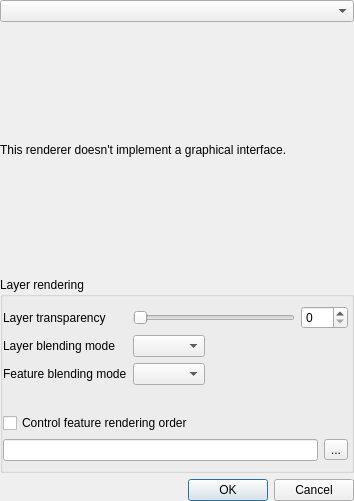
<?xml version="1.0" encoding="UTF-8"?>
<ui version="4.0">
 <class>QgsRendererV2PropsDialogBase</class>
 <widget class="QDialog" name="QgsRendererV2PropsDialogBase">
  <property name="geometry">
   <rect>
    <x>0</x>
    <y>0</y>
    <width>354</width>
    <height>501</height>
   </rect>
  </property>
  <property name="windowTitle">
   <string>Renderer settings</string>
  </property>
  <layout class="QVBoxLayout" name="verticalLayout_5">
   <property name="leftMargin">
    <number>0</number>
   </property>
   <property name="topMargin">
    <number>0</number>
   </property>
   <property name="rightMargin">
    <number>0</number>
   </property>
   <property name="bottomMargin">
    <number>0</number>
   </property>
   <item>
    <widget class="QStackedWidget" name="mainStack">
     <widget class="QWidget" name="page">
      <layout class="QVBoxLayout" name="verticalLayout_4">
       <property name="leftMargin">
        <number>0</number>
       </property>
       <property name="topMargin">
        <number>0</number>
       </property>
       <property name="rightMargin">
        <number>0</number>
       </property>
       <property name="bottomMargin">
        <number>0</number>
       </property>
       <item>
        <layout class="QVBoxLayout" name="verticalLayout_2">
         <item>
          <layout class="QHBoxLayout" name="horizontalLayout">
           <item>
            <widget class="QComboBox" name="cboRenderers"/>
           </item>
          </layout>
         </item>
         <item>
          <widget class="QStackedWidget" name="stackedWidget">
           <property name="sizePolicy">
            <sizepolicy hsizetype="Expanding" vsizetype="Preferred">
             <horstretch>4</horstretch>
             <verstretch>0</verstretch>
            </sizepolicy>
           </property>
           <widget class="QWidget" name="pageNoWidget">
            <property name="sizePolicy">
             <sizepolicy hsizetype="Expanding" vsizetype="Preferred">
              <horstretch>0</horstretch>
              <verstretch>0</verstretch>
             </sizepolicy>
            </property>
            <layout class="QVBoxLayout" name="verticalLayout">
             <property name="leftMargin">
              <number>0</number>
             </property>
             <property name="topMargin">
              <number>0</number>
             </property>
             <property name="rightMargin">
              <number>0</number>
             </property>
             <property name="bottomMargin">
              <number>0</number>
             </property>
             <item>
              <widget class="QLabel" name="label">
               <property name="text">
                <string>This renderer doesn't implement a graphical interface.</string>
               </property>
              </widget>
             </item>
            </layout>
           </widget>
          </widget>
         </item>
         <item>
          <widget class="QgsCollapsibleGroupBox" name="groupBox">
           <property name="title">
            <string>Layer rendering</string>
           </property>
           <property name="flat">
            <bool>true</bool>
           </property>
           <property name="checkable">
            <bool>false</bool>
           </property>
           <property name="collapsed" stdset="0">
            <bool>false</bool>
           </property>
           <property name="saveCollapsedState" stdset="0">
            <bool>true</bool>
           </property>
           <layout class="QGridLayout" name="gridLayout">
            <property name="leftMargin">
             <number>0</number>
            </property>
            <property name="rightMargin">
             <number>3</number>
            </property>
            <item row="0" column="1" colspan="3">
             <layout class="QHBoxLayout" name="horizontalLayout_2">
              <item>
               <widget class="QSlider" name="mLayerTransparencySlider">
                <property name="maximum">
                 <number>100</number>
                </property>
                <property name="orientation">
                 <enum>Qt::Horizontal</enum>
                </property>
               </widget>
              </item>
              <item>
               <widget class="QSpinBox" name="mLayerTransparencySpnBx">
                <property name="maximum">
                 <number>100</number>
                </property>
               </widget>
              </item>
             </layout>
            </item>
            <item row="3" column="0" colspan="4">
             <widget class="QgsEffectStackCompactWidget" name="mEffectWidget" native="true">
              <property name="minimumSize">
               <size>
                <width>16</width>
                <height>16</height>
               </size>
              </property>
             </widget>
            </item>
            <item row="0" column="0">
             <widget class="QLabel" name="lblTransparency">
              <property name="text">
               <string>Layer transparency</string>
              </property>
             </widget>
            </item>
            <item row="1" column="0">
             <widget class="QLabel" name="lblLayerBlend">
              <property name="text">
               <string>Layer blending mode</string>
              </property>
             </widget>
            </item>
            <item row="1" column="1">
             <widget class="QgsBlendModeComboBox" name="mBlendModeComboBox"/>
            </item>
            <item row="4" column="0" colspan="4">
             <layout class="QVBoxLayout" name="verticalLayout_3">
              <item>
               <widget class="QCheckBox" name="checkboxEnableOrderBy">
                <property name="text">
                 <string>Control feature rendering order</string>
                </property>
               </widget>
              </item>
              <item>
               <layout class="QHBoxLayout" name="horizontalLayout_3">
                <property name="topMargin">
                 <number>0</number>
                </property>
                <item>
                 <widget class="QLineEdit" name="lineEditOrderBy">
                  <property name="readOnly">
                   <bool>true</bool>
                  </property>
                 </widget>
                </item>
                <item>
                 <widget class="QToolButton" name="btnOrderBy">
                  <property name="text">
                   <string>...</string>
                  </property>
                 </widget>
                </item>
               </layout>
              </item>
             </layout>
            </item>
            <item row="2" column="0">
             <widget class="QLabel" name="lblFeatureBlend">
              <property name="text">
               <string>Feature blending mode</string>
              </property>
             </widget>
            </item>
            <item row="2" column="1">
             <widget class="QgsBlendModeComboBox" name="mFeatureBlendComboBox"/>
            </item>
           </layout>
          </widget>
         </item>
         <item>
          <widget class="QDialogButtonBox" name="buttonBox">
           <property name="standardButtons">
            <set>QDialogButtonBox::Cancel|QDialogButtonBox::Ok</set>
           </property>
          </widget>
         </item>
        </layout>
       </item>
      </layout>
     </widget>
    </widget>
   </item>
  </layout>
 </widget>
 <customwidgets>
  <customwidget>
   <class>QgsCollapsibleGroupBox</class>
   <extends>QGroupBox</extends>
   <header>qgscollapsiblegroupbox.h</header>
   <container>1</container>
  </customwidget>
  <customwidget>
   <class>QgsBlendModeComboBox</class>
   <extends>QComboBox</extends>
   <header>qgsblendmodecombobox.h</header>
  </customwidget>
  <customwidget>
   <class>QgsEffectStackCompactWidget</class>
   <extends>QWidget</extends>
   <header>effects/qgseffectstackpropertieswidget.h</header>
   <container>1</container>
  </customwidget>
 </customwidgets>
 <tabstops>
  <tabstop>cboRenderers</tabstop>
  <tabstop>mLayerTransparencySlider</tabstop>
  <tabstop>mLayerTransparencySpnBx</tabstop>
  <tabstop>mBlendModeComboBox</tabstop>
  <tabstop>buttonBox</tabstop>
 </tabstops>
 <resources/>
 <connections/>
</ui>
